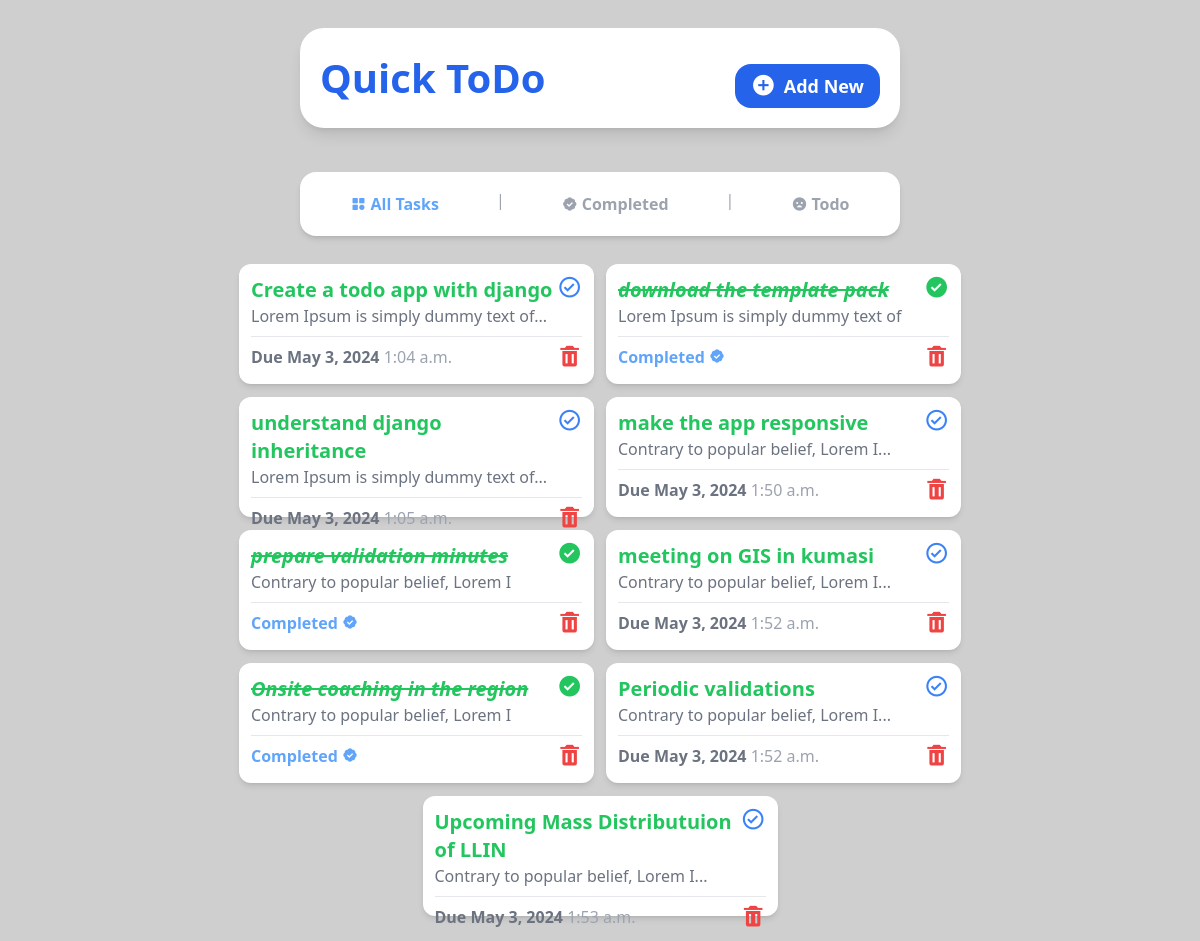
Before: / with the older database file.
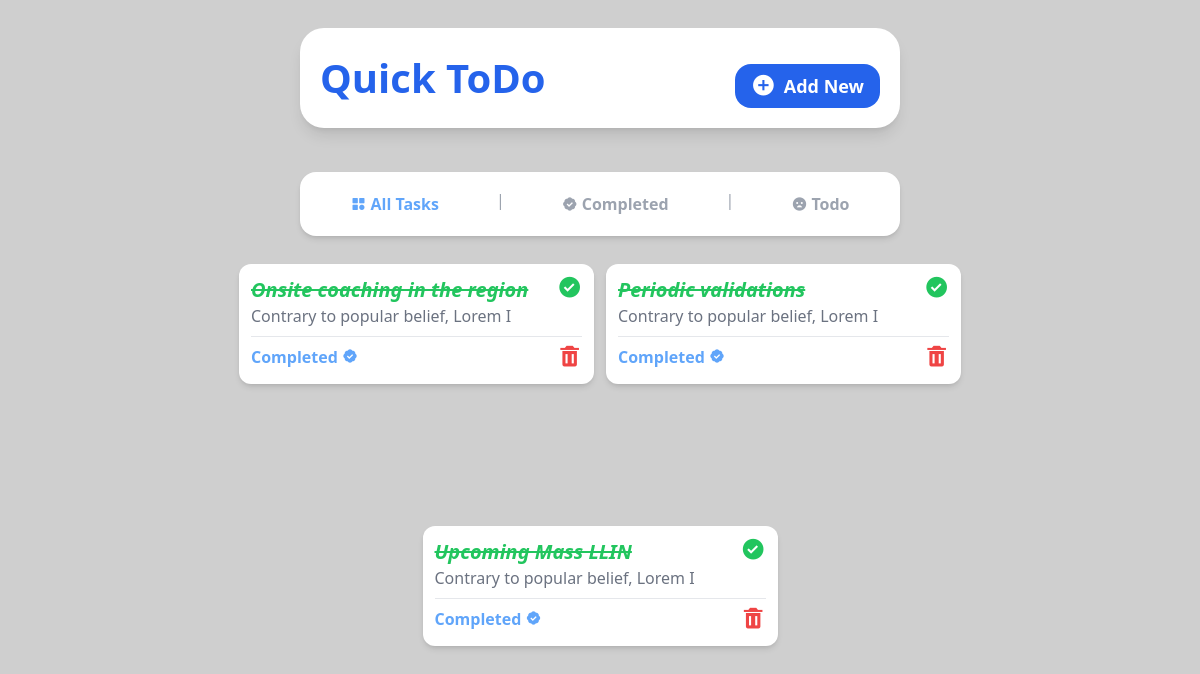
After: the same page with the newer database file.
### tasks/models.py (models this page shows, shortened)
class Task(models.Model):
    title = models.CharField(max_length=50)
    description = models.TextField(null=True, blank=True)
    due_date = models.DateField()
    due_time = models.TimeField()
    completed = models.BooleanField(default=False)

### tasks/views.py (the view)
# urls.py: path('', views.home, name="home"),
def home(request):
    tasks = Task.objects.all().order_by('-due_date')
    context = {
        'tasks': tasks,
    }
    return render(request, 'tasks/index.html', context)

### tasks/templates/tasks/index.html
{% include 'base.html' %} {% include 'home_nav.html' %} {% block content %}
<section
  class="flex flex-1 flex-wrap justify-center gap-3 bg-[#fff0] w-10/12 md:w-11/12 h-full mb-3 rounded-2xl p-3 overflow-y-auto scrollbar-hide"
>
  {% for task in tasks %} {% if task.completed %}
  <div
    class="w-[355px] flex flex-col shadow-md bg-white h-[120px] rounded-xl p-3"
  >
    <div class="flex flex-row justify-between">
      <div>
        <a href="{% url 'task_detail' task.id %}">
          <h1 class="text-green-500 font-semibold text-xl italic line-through">
            {{ task.title }}
          </h1>
        </a>
        <p class="text-gray-500 text-md">{{ task.description | slice:"35" }}</p>
      </div>
      <a href="{% url 'toggle_complete' task.id %}">
        <i class="bx bxs-check-circle bx-sm text-green-500"></i>
      </a>
    </div>
    <hr class="border-t border-gray-200 my-2" />
    <div class="flex flex-row justify-between">
      <h2 class="text-blue-400 font-bold">
        Completed <i class="bx bxs-badge-check"></i>
      </h2>
      <a href="{% url 'delete_task' task.id %}">
        <i class="bx bxs-trash bx-sm text-red-500"></i>
      </a>
    </div>
  </div>
  {% else %}
  <div
    class="w-[355px] flex flex-col shadow-md bg-white h-[120px] rounded-xl p-3"
  >
    <div class="flex flex-row justify-between">
      <div>
        <a href="{% url 'task_detail' task.id %}">
          <h1 class="text-green-500 font-semibold text-xl">{{ task.title }}</h1>
        </a>
        <p class="text-gray-500 text-md">
          {{ task.description | slice:":35" }}...
        </p>
      </div>
      <a href="{% url 'toggle_complete' task.id %}">
        <i class="bx bx-check-circle bx-sm text-blue-500"></i>
      </a>
    </div>
    <hr class="border-t border-gray-200 my-2" />
    <div class="flex flex-row justify-between">
      <h2 class="text-gray-500 font-bold">
        Due {{ task.due_date }}
        <span class="font-medium text-gray-400">{{ task.due_time }}</span>
      </h2>
      <a href="{% url 'delete_task' task.id %}">
        <i class="bx bxs-trash bx-sm text-red-500"></i>
      </a>
    </div>
  </div>
  {% endif %} {% endfor %}
</section>
{% endblock content %}

### todo_list_app/templates/base.html (shortened to what this page needs)
{% load static %}
<!DOCTYPE html>
<html lang="en">
  <head>
    <link
      href="https://unpkg.com/boxicons@2.1.4/css/boxicons.min.css"
      rel="stylesheet"
    />
    <link rel="stylesheet" href="{% static 'style.css' %}" />
  </head>
  <body
    class="bg-[#cfcfcf] flex flex-col items-center justify-center gap-4 h-screen"
  >
    <header
      class="bg-white shadow-lg w-10/12 h-auto rounded-3xl flex flex-col sm:flex-row justify-between items-center p-5 m-7 md:w-3/6"
    >
      <a href="{% url 'home' %}">
        <h1 class="text-blue-600 font-bold text-[40px]">Quick ToDo</h1>
      </a>
      <a
        class="bg-blue-600 py-2 px-4 text-white font-semibold rounded-2xl text-lg mt-4 flex items-center gap-2"
        href="{% url 'add_task' %}"
        ><i class="bx bxs-plus-circle bx-sm"></i> Add New</a
      >
    </header>
  </body>
</html>

### todo_list_app/templates/home_nav.html
<nav
  class="bg-white transition-all-[1s] shadow-md w-10/12 rounded-2xl h-auto p-4 flex flex-row justify-around md:w-3/6"
>
  <a
    href="{% url 'home' %}"
    class="text-blue-400 transition duration-300 ease-out hover:ease-in hover:text-blue-500 font-semibold py-1 px-3 flex items-center gap-1"
    ><i class="bx bxs-category"></i>All Tasks</a
  >
  <span class="text-gray-400">|</span>
  <a
    href="{% url 'completed' %}"
    class="font-semibold text-gray-400 py-1 px-3 flex items-center gap-1"
    ><i class="bx bxs-badge-check"></i>Completed</a
  >
  <span class="text-gray-400">|</span>
  <a
    href="{% url 'remaining' %}"
    class="font-semibold text-gray-400 py-1 px-3 flex items-center gap-1"
    ><i class="bx bxs-sad"></i>Todo</a
  >
</nav>

Changed rows visible on the page:
removed Task: title "Create a todo app with django", description "Lorem Ipsum is simply dummy text of", due_date "May 3, 2024", due_time "1:04 a.m."
removed Task: title "download the template pack", description "Lorem Ipsum is simply dummy text of"
removed Task: title "understand django inheritance", description "Lorem Ipsum is simply dummy text of", due_date "May 3, 2024", due_time "1:05 a.m."
removed Task: title "make the app responsive", description "Contrary to popular belief, Lorem I", due_date "May 3, 2024", due_time "1:50 a.m."
removed Task: title "prepare validation minutes", description "Contrary to popular belief, Lorem I"
removed Task: title "meeting on GIS in kumasi", description "Contrary to popular belief, Lorem I", due_date "May 3, 2024", due_time "1:52 a.m."
changed Task "Periodic validations": due_date "May 3, 2024" → (not shown); due_time "1:52 a.m." → (not shown); completed "... Due" → "Completed"
changed Task: title "Upcoming Mass Distributuion of LLIN" → "Upcoming Mass LLIN"; due_date "May 3, 2024" → (not shown); due_time "1:53 a.m." → (not shown); completed "... Due" → "Completed"
